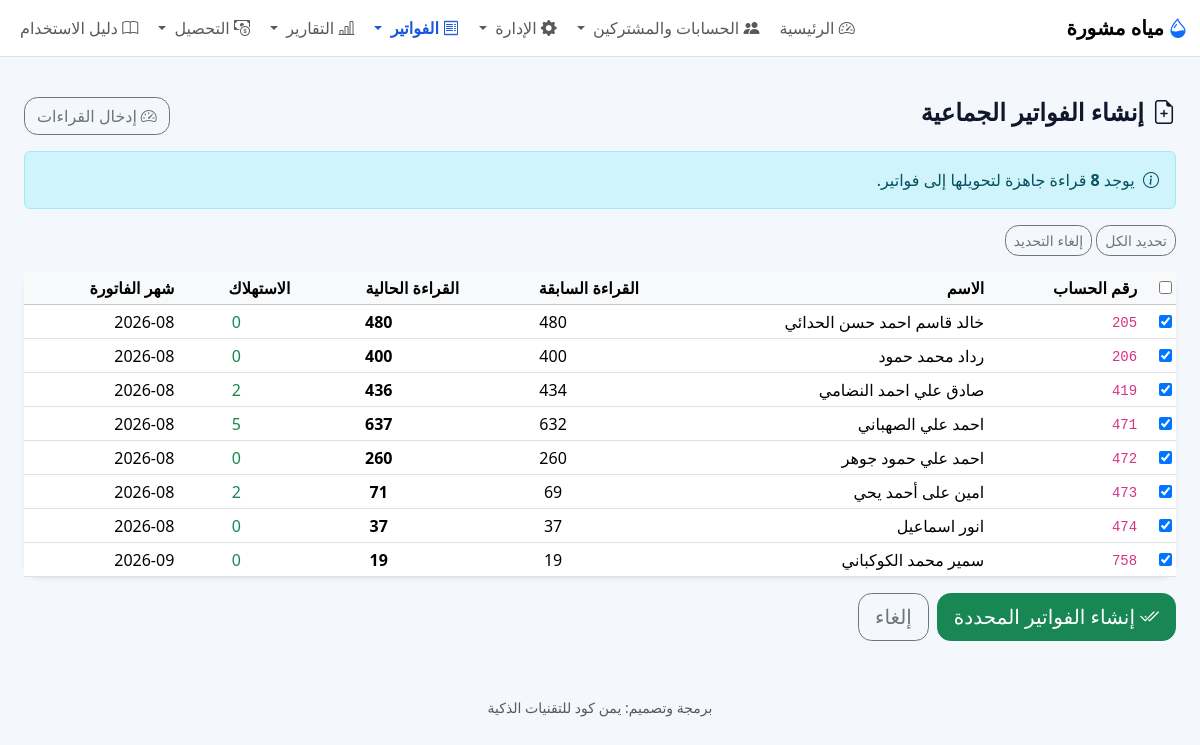
/invoices/bulk-create (signed in), run on an earlier commit of the app's database.
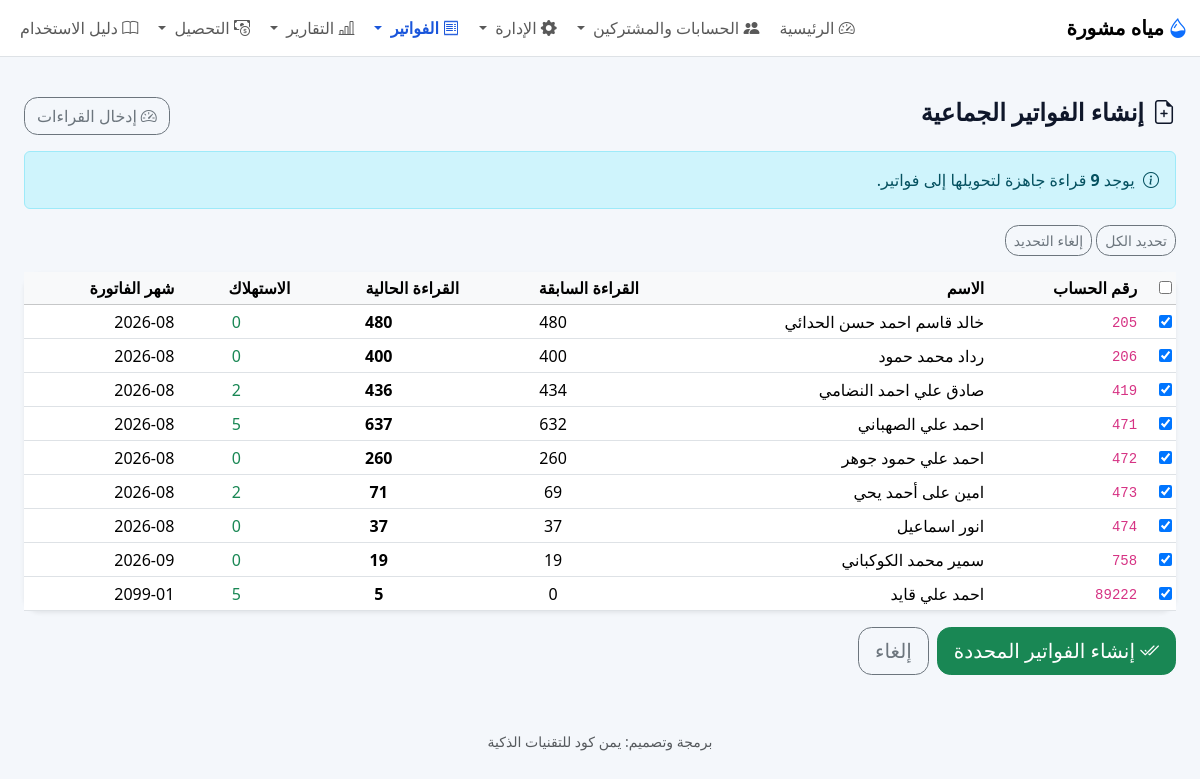
And on a later commit of the database.
### models.py (models this page shows)
class Base(DeclarativeBase):
    pass

class BulkReading(Base):
    __tablename__ = "bulk_readings"
    __table_args__ = (
        CheckConstraint("COALESCE(previous_reading, 0) >= 0", name="ck_bulk_reading_previous_nonnegative"),
        CheckConstraint("current_reading >= 0", name="ck_bulk_reading_current_nonnegative"),
    )
    id: Mapped[int] = mapped_column(Integer, primary_key=True)
    subscriber_id: Mapped[int] = mapped_column(ForeignKey("subscribers.id"), nullable=False)
    previous_reading: Mapped[Optional[float]] = mapped_column(Float, nullable=True, default=0.0)
    current_reading: Mapped[float] = mapped_column(Float, nullable=False)
    reading_date: Mapped[Optional[str]] = mapped_column(String, nullable=True)
    month_label: Mapped[Optional[str]] = mapped_column(String, nullable=True)
    invoiced: Mapped[Optional[int]] = mapped_column(Integer, nullable=True, default=0)
    created_by: Mapped[Optional[int]] = mapped_column(Integer, nullable=True)
    created_at: Mapped[Optional[str]] = mapped_column(String, nullable=True)
    updated_at: Mapped[Optional[str]] = mapped_column(String, nullable=True)

class Subscriber(Base):
    __tablename__ = "subscribers"
    id: Mapped[int] = mapped_column(Integer, primary_key=True)
    account_number: Mapped[str] = mapped_column(String, unique=True, nullable=False)
    name: Mapped[str] = mapped_column(String, nullable=False)
    meter_number: Mapped[Optional[str]] = mapped_column(String, nullable=True)
    phone: Mapped[Optional[str]] = mapped_column(String, nullable=True)
    village: Mapped[Optional[str]] = mapped_column(String, nullable=True)
    address: Mapped[Optional[str]] = mapped_column(String, nullable=True)
    default_unit_price: Mapped[Optional[str]] = mapped_column(String, nullable=True)
    default_subscription_fee: Mapped[Optional[str]] = mapped_column(String, nullable=True)
    last_reading: Mapped[Optional[float]] = mapped_column(Float, nullable=True)
    last_due_amount: Mapped[Optional[float]] = mapped_column(Float, nullable=True)
    last_paid_amount: Mapped[Optional[float]] = mapped_column(Float, nullable=True)
    active: Mapped[int] = mapped_column(Integer, nullable=False, default=1)
    notes: Mapped[Optional[str]] = mapped_column(Text, nullable=True)
    created_at: Mapped[Optional[str]] = mapped_column(String, nullable=True)
    updated_at: Mapped[Optional[str]] = mapped_column(String, nullable=True)
    invoices: Mapped[list["Invoice"]] = relationship(back_populates="subscriber")

### app.py (the view, shortened to what this page needs)
    @app.route("/invoices/bulk-create", methods=["GET", "POST"])
    @login_required
    @role_required(["admin", "staff"])
    def invoices_bulk_create():
        db = get_db()
        tbl = db.execute(
            "SELECT name FROM sqlite_master WHERE type='table' AND name='bulk_readings'"
        ).fetchone()
        if not tbl:
            flash("لا توجد قراءات محفوظة. أدخل القراءات أولاً.", "warning")
            return redirect(url_for("invoices_bulk_readings"))
        pending = db.execute(
            """
            SELECT br.*, s.name subscriber_name, s.account_number,
                   s.default_unit_price, s.default_subscription_fee
            FROM bulk_readings br
            JOIN subscribers s ON s.id = br.subscriber_id
            WHERE br.invoiced=0 OR br.invoiced IS NULL
            ORDER BY s.account_number
            """
        ).fetchall()
        return render_template("invoices_bulk_create.html", pending=pending)

### app.py (called while the page is built)
def login_required(f):
    @wraps(f)
    def decorated_function(*args, **kwargs):
        if session.get("user_id") is None:
            flash("يرجى تسجيل الدخول أولاً.", "warning")
            return redirect(url_for("login"))
        return f(*args, **kwargs)
    return decorated_function

def role_required(allowed_roles):
    def decorator(f):
        @wraps(f)
        def wrapper(*args, **kwargs):
            if not session.get("user_id"):
                return redirect(url_for("login"))
            user_role = g.user["role"] if g.user else None
            if not user_role or user_role.lower() not in [r.lower() for r in allowed_roles]:
                flash("ليس لديك الصلاحية للوصول إلى هذه الصفحة أو تنفيذ هذه العملية.", "danger")
                return redirect(url_for("index"))
            return f(*args, **kwargs)
        return wrapper
    return decorator

### database.py (called while the page is built, shortened)
def get_db():
    if "db" not in g:
        INSTANCE_DIR.mkdir(exist_ok=True)
        g.db = SQLAlchemyDBProxy(SessionLocal())
        try:
            g.db.execute("PRAGMA foreign_keys = ON")
        except Exception:
            pass
    return g.db

    def __iter__(self):
        return iter(self._values)

### templates/invoices_bulk_create.html (shortened to what this page needs)
{% extends "base.html" %}
{% block content %}
<div class="container-fluid py-3">
  <div class="d-flex justify-content-between align-items-center mb-3">
    <h4 class="fw-bold"><i class="bi bi-file-earmark-plus me-2"></i>إنشاء الفواتير الجماعية</h4>
    <a href="{{ url_for('invoices_bulk_readings') }}" class="btn btn-outline-secondary">
      <i class="bi bi-speedometer2 me-1"></i>إدخال القراءات
    </a>
  </div>
  {% if pending %}
  <div class="alert alert-info">
    <i class="bi bi-info-circle me-1"></i>
    يوجد <strong>{{ pending|length }}</strong> قراءة جاهزة لتحويلها إلى فواتير.
  </div>
  <form method="post" id="bulkCreateForm">
    <div class="mb-3">
      <button type="button" class="btn btn-sm btn-outline-secondary" id="selectAll">تحديد الكل</button>
      <button type="button" class="btn btn-sm btn-outline-secondary" id="deselectAll">إلغاء التحديد</button>
    </div>
    <div class="card shadow-sm">
      <div class="table-responsive">
        <table class="table table-hover table-sm align-middle mb-0">
          <thead class="table-light">
            <tr>
              <th><input type="checkbox" id="masterCheck"></th>
              <th>رقم الحساب</th>
              <th>الاسم</th>
              <th>القراءة السابقة</th>
              <th>القراءة الحالية</th>
              <th>الاستهلاك</th>
              <th>شهر الفاتورة</th>
            </tr>
          </thead>
          <tbody>
            {% for r in pending %}
            <tr>
              <td><input type="checkbox" name="reading_id" value="{{ r.id }}" class="row-check" checked></td>
              <td><code>{{ r.account_number }}</code></td>
              <td>{{ r.subscriber_name }}</td>
              <td class="text-center">{{ r.previous_reading | int }}</td>
              <td class="text-center fw-bold">{{ r.current_reading | int }}</td>
              <td class="text-center text-success">{{ (r.current_reading - r.previous_reading) | int }}</td>
              <td>{{ r.month_label }}</td>
            </tr>
            {% endfor %}
          </tbody>
        </table>
      </div>
    </div>
    <div class="mt-3 d-flex gap-2">
      <button type="submit" class="btn btn-success btn-lg">
        <i class="bi bi-check2-all me-1"></i>إنشاء الفواتير المحددة
      </button>
      <a href="{{ url_for('invoices') }}" class="btn btn-outline-secondary btn-lg">إلغاء</a>
    </div>
  </form>
  {% else %}
  <div class="alert alert-warning">
    <i class="bi bi-exclamation-triangle me-1"></i>
    لا توجد قراءات محفوظة جاهزة. <a href="{{ url_for('invoices_bulk_readings') }}">أدخل القراءات أولاً</a>.
  </div>
  {% endif %}
</div>
{% endblock %}

What changed in the data, as far as the page shows it:
added BulkReading: account_number "89222", subscriber_name "احمد علي قايد", previous_reading "0", current_reading "5", (r.current_reading-r.previous_reading)|int "5", month_label "2099-01"
Also different on the page:
{{ pending|length }}: "8" → "9"
